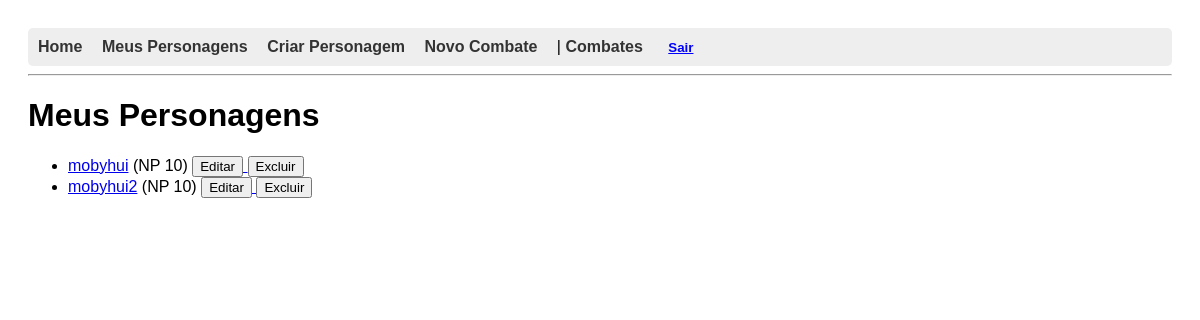
The app's page /personagens/meus/ (signed in), older data.
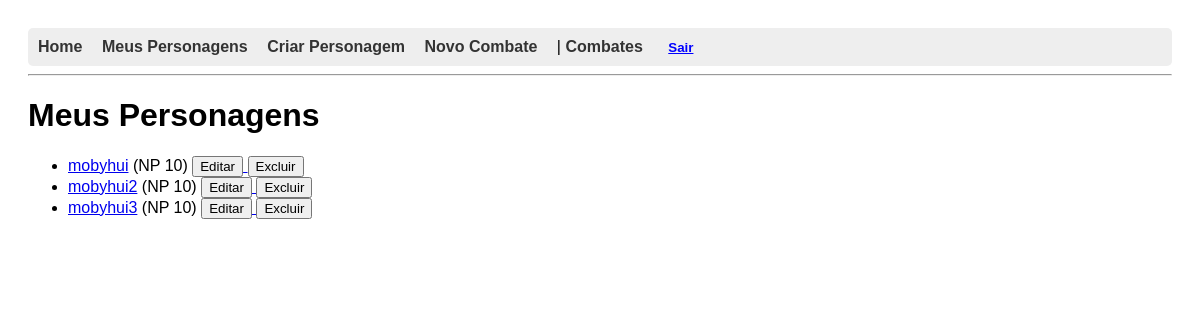
The same page, newer data.
### personagens/models.py (models this page shows, shortened)
class Personagem(models.Model):
    nome = models.CharField(max_length=100)
    usuario = models.ForeignKey(User, on_delete=models.CASCADE)
    nivel_poder = models.IntegerField(default=10)
    forca = models.IntegerField(default=0)
    vigor = models.IntegerField(default=0)
    destreza = models.IntegerField(default=0)
    agilidade = models.IntegerField(default=0)
    luta = models.IntegerField(default=0)
    inteligencia = models.IntegerField(default=0)
    prontidao = models.IntegerField(default=0)
    presenca = models.IntegerField(default=0)
    aparar = models.IntegerField(default=0)
    esquivar = models.IntegerField(default=0)
    fortitude = models.IntegerField(default=0)
    vontade = models.IntegerField(default=0)
    resistencia = models.IntegerField(default=0)
    penalidade_resistencia = models.IntegerField(default=0, blank=True)
    condicao = models.CharField(max_length=30, blank=True, default="")
    acrobacias = models.IntegerField(default=0)
    atletismo = models.IntegerField(default=0)
    combate_distancia = models.IntegerField(default=0)
    combate_corpo = models.IntegerField(default=0)
    enganacao = models.IntegerField(default=0)
    especialidade = models.IntegerField(default=0)
    furtividade = models.IntegerField(default=0)
    intimidacao = models.IntegerField(default=0)
    intuicao = models.IntegerField(default=0)
    investigacao = models.IntegerField(default=0)
    percepcao = models.IntegerField(default=0)
    persuasao = models.IntegerField(default=0)
    prestidigitacao = models.IntegerField(default=0)
    tecnologia = models.IntegerField(default=0)
    tratamento = models.IntegerField(default=0)
    veiculos = models.IntegerField(default=0)
    historia = models.IntegerField(default=0)
    sobrevivencia = models.IntegerField(default=0)

### personagens/views.py (the view)
# urls.py: path('meus/', listar_personagens, name='listar_personagens'),
@login_required
def listar_personagens(request):
    personagens = Personagem.objects.filter(usuario=request.user)
    return render(request, 'personagens/listar_personagens.html', {'personagens': personagens})

### personagens/templates/personagens/listar_personagens.html (shortened to what this page needs)
{% extends 'base.html' %}
{% block content %}
{% load filtros %}
<h1>Meus Personagens</h1>
<ul>
  {% for personagem in personagens %}
    <li>
      <a href="{% url 'ficha_personagem' personagem.id %}">{{ personagem.nome }}</a>
      (NP {{ personagem.nivel_poder|default:"?" }})
      <a href="{% url 'editar_personagem' personagem.id %}">
        <button type="button">Editar</button>
      </a>
      <form action="{% url 'excluir_personagem' personagem.id %}" method="post" style="display:inline;">
        <button type="submit" onclick="return confirm('Tem certeza que deseja excluir este personagem?')">Excluir</button>
      </form>
    </li>
  {% empty %}
    <p>Você ainda não criou nenhum personagem.</p>
  {% endfor %}
</ul>
{% endblock %}

Row changes from the older to the newer data that the page shows:
added Personagem: nome "mobyhui3", nivel_poder "10"
